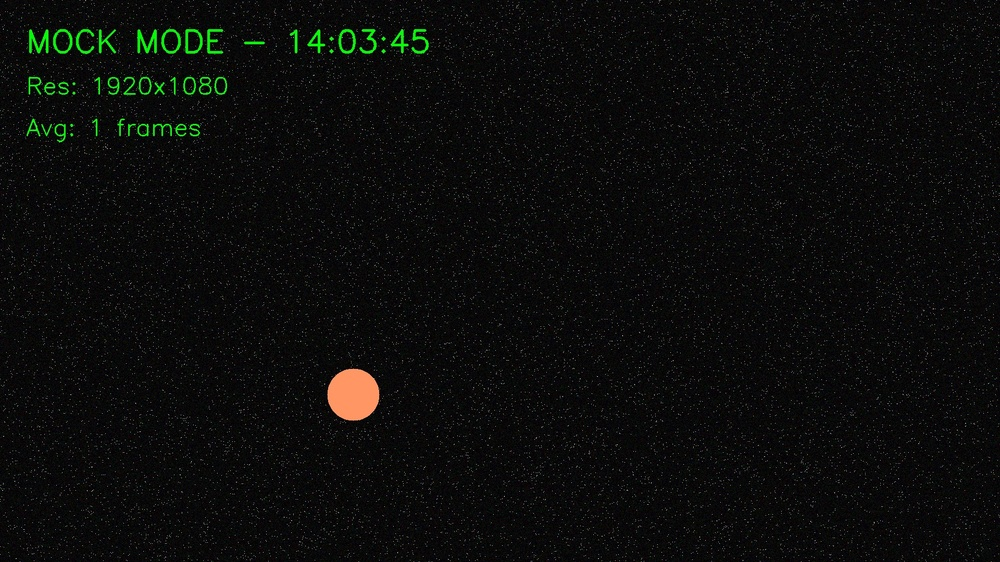
#> input picture captures/seq_20260330_140345_882.jpg, 1000 x 562 px, shrunk from 1920 x 1080 before the run
$ python -i detector.py   (imports and definitions only)
#> lines starting #> are read from the running program, lines starting #| are printed output that depends on the picture; after the words box and inside, x2 and y2 are one past the last pixel; in counts of white or black regions, pixels touching at a corner belong together
from typing import List, Tuple, Optional
import numpy as np
import cv2
from .models import AlignmentConfig


def find_bright_star_centroid(
    img: np.ndarray,
    min_snr: float = 3.0,
    min_peak_above_bg: float = 6.0,
    patch_radius: int = 15,
    search_center: Optional[Tuple[float, float]] = None,
    search_radius: Optional[int] = None,
) -> Optional[Tuple[float, float, float, float]]:
    """
    Locates the target star using blurred peak detection and sub-pixel center-of-mass centroiding.

    If search_center=(x, y) is specified, restricts the search to a local search window (lock box)
    and selects the candidate closest to the expected position, preventing confusion if another
    star of similar brightness is in the field of view.

    Args:
        img: Input image (BGR or grayscale, uint8/uint16/float).
        min_snr: Minimum peak-to-noise ratio to accept as a valid star.
        min_peak_above_bg: Minimum intensity increment above background.
        patch_radius: Radius around peak pixel for center-of-mass calculation.
        search_center: Optional (x, y) coordinates of expected star location.
        search_radius: Radius in pixels around search_center to search (default 80).

    Returns:
        (cx, cy, peak_val, bg_val) if a distinct star peak is detected, else None.
    """
#> called with min_snr = 3, min_peak_above_bg = 6, patch_radius = 15
    if img is None:
        return None

    if len(img.shape) == 3:
        gray = cv2.cvtColor(img, cv2.COLOR_BGR2GRAY)
    else:
        gray = img

    gray_f = gray.astype(np.float32)
    # Fast subsampled background estimation (700x faster than sorting 2M float32 array)
    sub = gray_f[::8, ::8]
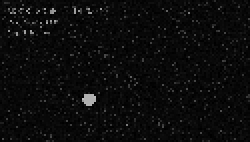
#> sub: shape (71, 125) float32 (shown 2 times larger); min 0, max 188, mean 11.8
    bg_val = float(np.median(sub))
#> bg_val = 8
    std_val = float(np.std(sub))
#> std_val = 17.74

    if std_val < 1e-4:
        return None

    # Gaussian blur (7x7, sigma=1.5) filters single-pixel sensor noise and hot pixels
    blurred = cv2.GaussianBlur(gray_f, (7, 7), 1.5)
    h, w = gray.shape[:2]
#> h = 562; w = 1000

    if search_center is not None:
        cx_exp, cy_exp = search_center
        sr = search_radius if search_radius is not None else 80
        x1 = max(0, int(cx_exp - sr))
        x2 = min(w, int(cx_exp + sr + 1))
        y1 = max(0, int(cy_exp - sr))
        y2 = min(h, int(cy_exp + sr + 1))

        roi = blurred[y1:y2, x1:x2]
        if roi.size == 0:
            return None

        # Detect local peaks inside search ROI
        dilated = cv2.dilate(roi, None)
        local_max = (roi == dilated) & (roi > bg_val + min_peak_above_bg)
        py, px = np.where(local_max)

        if len(py) > 0:
            # If multiple peaks exist in ROI, select the peak closest to expected search_center
            best_dist = float("inf")
            best_x0, best_y0 = None, None
            for r_y, r_x in zip(py, px):
                abs_x = x1 + r_x
                abs_y = y1 + r_y
                dist = (abs_x - cx_exp) ** 2 + (abs_y - cy_exp) ** 2
                if dist < best_dist:
                    best_dist = dist
                    best_x0, best_y0 = abs_x, abs_y
            x0, y0 = best_x0, best_y0
            max_val = float(blurred[y0, x0])
        else:
            _, roi_max, _, roi_loc = cv2.minMaxLoc(roi)
            x0 = x1 + roi_loc[0]
            y0 = y1 + roi_loc[1]
            max_val = float(roi_max)
    else:
        _, max_val, _, max_loc = cv2.minMaxLoc(blurred)
#> max_val = 176.2; max_loc = (361, 409)
        x0, y0 = max_loc
#> x0 = 361; y0 = 409

    peak_delta = max_val - bg_val
#> peak_delta = 168.2
    peak_snr = peak_delta / max(std_val, 1e-4)
#> peak_snr = 9.48

    if peak_snr < min_snr or peak_delta < min_peak_above_bg:
        return None

    h, w = gray.shape[:2]
    x_min = max(0, x0 - patch_radius)
#> x_min = 346
    x_max = min(w, x0 + patch_radius + 1)
#> x_max = 377
    y_min = max(0, y0 - patch_radius)
#> y_min = 394
    y_max = min(h, y0 + patch_radius + 1)
#> y_max = 425

    # Sub-pixel center-of-mass on background-subtracted patch
    patch = np.maximum(gray_f[y_min:y_max, x_min:x_max] - bg_val, 0.0)
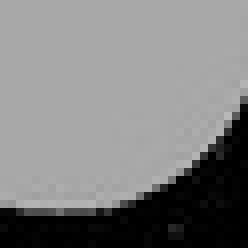
#> patch: shape (31, 31) float32 (shown 8 times larger); min 0, max 184, mean 127.5
    p_max = float(np.max(patch))
#> p_max = 184
    if p_max <= 0:
        return float(x0), float(y0), float(max_val), bg_val

    # Threshold patch at 15% of local peak to ignore distant background fluctuations
    patch_th = np.where(patch > 0.15 * p_max, patch, 0.0)
    total_mass = float(np.sum(patch_th))
#> total_mass = 122082
    if total_mass <= 0:
        return float(x0), float(y0), float(max_val), bg_val

    yy, xx = np.indices(patch.shape)
    cx = float(np.sum(xx * patch_th) / total_mass + x_min)
#> cx = 359.7
    cy = float(np.sum(yy * patch_th) / total_mass + y_min)
#> cy = 405.6

    return cx, cy, float(max_val), bg_val


class StarDetector:
    """
    Detects star centroids in images, with the brightest guide star first,
    followed by secondary stars sorted by intensity.
    """
    def __init__(self, config: Optional[AlignmentConfig] = None):
        self.config = config or AlignmentConfig()

    def detect(
        self,
        img_gray: np.ndarray,
        threshold: Optional[float] = None,
        min_dist: Optional[int] = None,
        max_candidates: Optional[int] = None
    ) -> List[Tuple[float, float]]:
        """
        Finds star centroids in img_gray. Prioritizes the brightest star as the
        first element, followed by secondary stars above the background noise floor.
        """
        if img_gray is None:
            return []

        th = threshold if threshold is not None else self.config.detection_threshold
        dist = min_dist if min_dist is not None else self.config.detection_min_dist
        max_c = max_candidates if max_candidates is not None else self.config.max_candidates
        win = self.config.centroid_window
        half_win = max(win // 2, 4)

        stars: List[Tuple[float, float]] = []

        # 1. First find the primary brightest guide star
        bright_res = find_bright_star_centroid(
            img_gray,
            min_snr=self.config.min_snr,
            min_peak_above_bg=self.config.min_peak_above_bg,
            patch_radius=self.config.patch_radius
        )
#> bright_res = (359.7, 405.6, 176.2, 8)
        if bright_res is not None:
            stars.append((bright_res[0], bright_res[1]))

        # 2. Search for additional stars using blurred dilation to filter sensor noise
        gray_f = img_gray.astype(np.float32)
        bg_val = float(np.median(gray_f))
#> bg_val = 8
        blurred = cv2.GaussianBlur(gray_f, (7, 7), 1.5)

        # Baseline-relative threshold to prevent thousands of false detections on gray background
        eff_th = bg_val + max(float(th), 4.0)
#> eff_th = 23
        dilated = cv2.dilate(blurred, None)
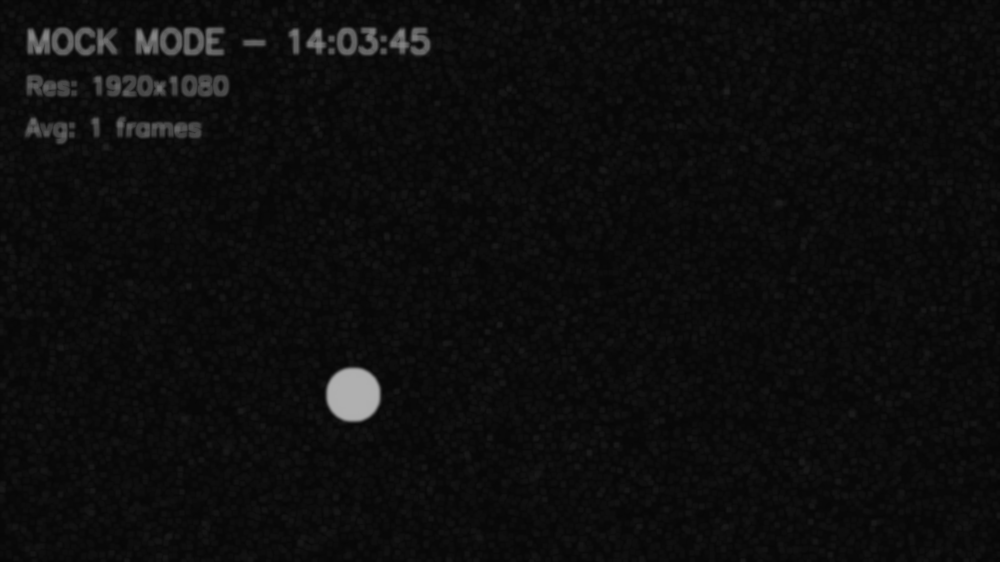
#> dilated: shape (562, 1000) float32; min 6.08, max 176.2, mean 14.2
        local_max = (blurred == dilated) & (blurred > eff_th)
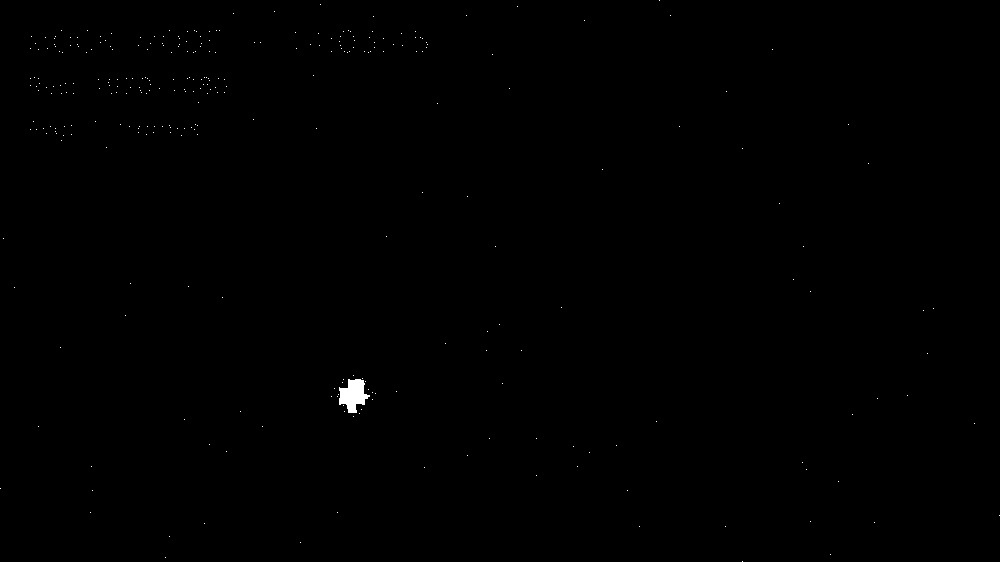
#> local_max: shape (562, 1000) bool; 0.17% white; 309 white regions (308 under 20 px), largest, box (x1, y1, x2, y2) and area: (339, 379, 370, 413) 646
        y_coords, x_coords = np.where(local_max)
#> y_coords = 954 values from 0 to 561; x_coords = 954 values, max 999 at index 943, min 0 at index 938, mean 330.1

        if len(y_coords) == 0:
            return stars

        intensities = blurred[y_coords, x_coords]
#> intensities = 954 values, max 176.2 at index 885, min 23.01 at index 951, mean 144
        sort_idx = np.argsort(intensities)[::-1][:max_c]
#> sort_idx = 300 values, max 914 at index 237, min 248 at index 2, mean 470.8

        h, w = img_gray.shape[:2]
#> h = 562; w = 1000
        dist_sq = float(dist ** 2)

        for idx in sort_idx:
            x = int(x_coords[idx])
            y = int(y_coords[idx])
            if x < half_win or x >= w - half_win or y < half_win or y >= h - half_win:
                continue

            # Non-Maximum Suppression against already found stars
            too_close = False
            for sx, sy in stars:
                if (x - sx) ** 2 + (y - sy) ** 2 < dist_sq:
                    too_close = True
                    break
            if too_close:
                continue

            # Compute sub-pixel centroid
            patch = np.maximum(gray_f[y - half_win : y + half_win + 1, x - half_win : x + half_win + 1] - bg_val, 0.0)
            p_max = float(np.max(patch))
            if p_max <= 0:
                stars.append((float(x), float(y)))
                continue

            patch_th = np.where(patch > 0.15 * p_max, patch, 0.0)
            patch_sum = float(np.sum(patch_th))
            if patch_sum > 0:
                yy, xx = np.indices(patch.shape)
                cx = float(np.sum(xx * patch_th) / patch_sum + (x - half_win))
                cy = float(np.sum(yy * patch_th) / patch_sum + (y - half_win))
                stars.append((cx, cy))
            else:
                stars.append((float(x), float(y)))
#> this loop made 300 passes
#> (idx, x, y, p_max, patch_sum, cx, cy) on passes 2, 3, 4, 6, 8, 9, 10, 11, 12, 14, 16, 17: (250, 343, 379, 182, 36629, 343.2, 379.2), (248, 353, 375, 179, 34942, 353, 375.6), (393, 334, 388, 181, 33922, 334.7, 388.3), (544, 375, 393, 176, 27827, 373, 393.1), (444, 368, 389, 179, 37793, 368, 389), (896, 344, 411, 179, 35687, 344.3, 410.6), (720, 372, 399, 179, 34217, 371.3, 398.8), (605, 337, 396, 170, 37765, 337, 396), (249, 362, 378, 178, 36203, 361.8, 378.3), (840, 343, 405, 173, 37782, 343, 405), (491, 361, 391, 169, 37801, 361, 391), (503, 348, 392, 168, 37800, 348, 392)
#> (x, y, p_max, patch_sum, cx, cy) on passes 107, 173, 178, 180, 193, 198: (366, 394, 169, 37801, 366, 394), (357, 380, 172, 37782, 357, 380), (356, 410, 173, 37786, 356, 410), (350, 380, 172, 37794, 350, 380), (352, 386, 168, 37800, 352, 386), (363, 385, 170, 37795, 363, 385)
#> after the loop, stars = 24 items, first 6: (359.7, 405.6), (343.2, 379.2), (353, 375.6), (334.7, 388.3), (373, 393.1), (368, 389)

        return stars


def detect_stars(img_gray: np.ndarray, threshold: float = 15, min_dist: int = 5) -> List[Tuple[float, float]]:
    """Helper function for standalone star detection."""
    return StarDetector().detect(img_gray, threshold=threshold, min_dist=min_dist)

>>> import cv2
>>> picture = cv2.imread('../../captures/seq_20260330_140345_882.jpg', cv2.IMREAD_GRAYSCALE)
>>> result = StarDetector().detect(picture)
#> result has the same summary as stars in detect

$ run again, on captures/seq_20260330_140721_859.jpg
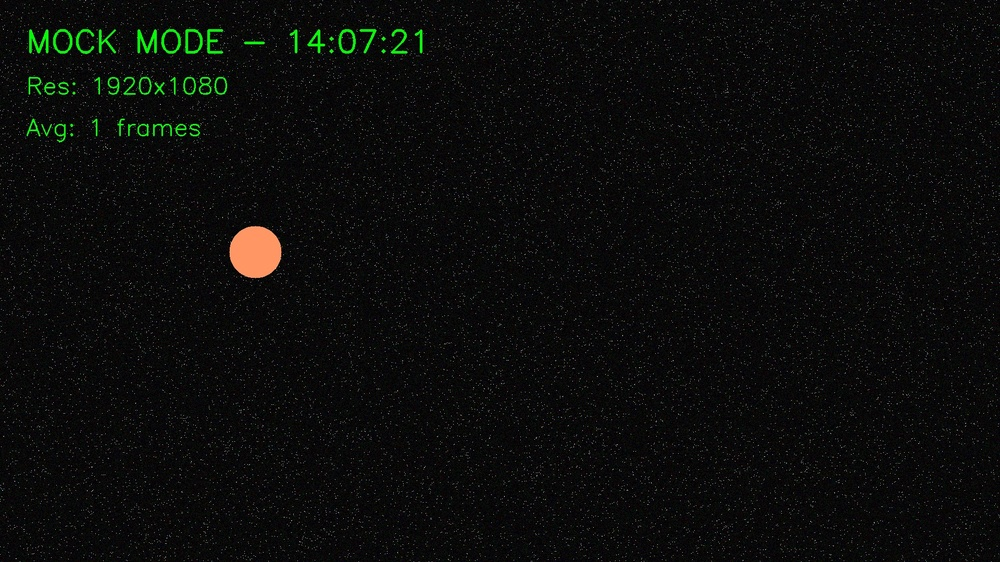
#> input picture captures/seq_20260330_140721_859.jpg, 1000 x 562 px, shrunk from 1920 x 1080 before the run
#> in find_bright_star_centroid, `bg_val = float(np.median(sub))`: bg_val = 8
#> std_val = 17.61
#> max_val = 176.2; max_loc = (273, 248)
#> x0 = 273; y0 = 248
#> peak_delta = 168.2
#> peak_snr = 9.55
#> x_min = 258
#> x_max = 289
#> y_min = 233
#> y_max = 264
#> in find_bright_star_centroid, `patch = np.maximum(gray_f[y_min:y_max, x_min:x_max] - bg_val, 0.0)`:
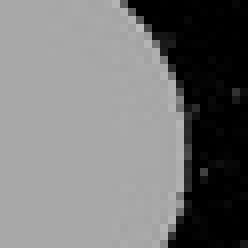
#> patch: shape (31, 31) float32 (shown 8 times larger); min 0, max 186, mean 117.7
#> in find_bright_star_centroid, `p_max = float(np.max(patch))`: p_max = 186
#> total_mass = 112462
#> in find_bright_star_centroid, `cx = float(np.sum(xx * patch_th) / total_mass + x_min)`: cx = 268.4
#> in find_bright_star_centroid, `cy = float(np.sum(yy * patch_th) / total_mass + y_min)`: cy = 248.6
#> bright_res = (268.4, 248.6, 176.2, 8)
#> in detect, `bg_val = float(np.median(gray_f))`: bg_val = 8
#> eff_th = 23
#> in detect, `local_max = (blurred == dilated) & (blurred > eff_th)`:
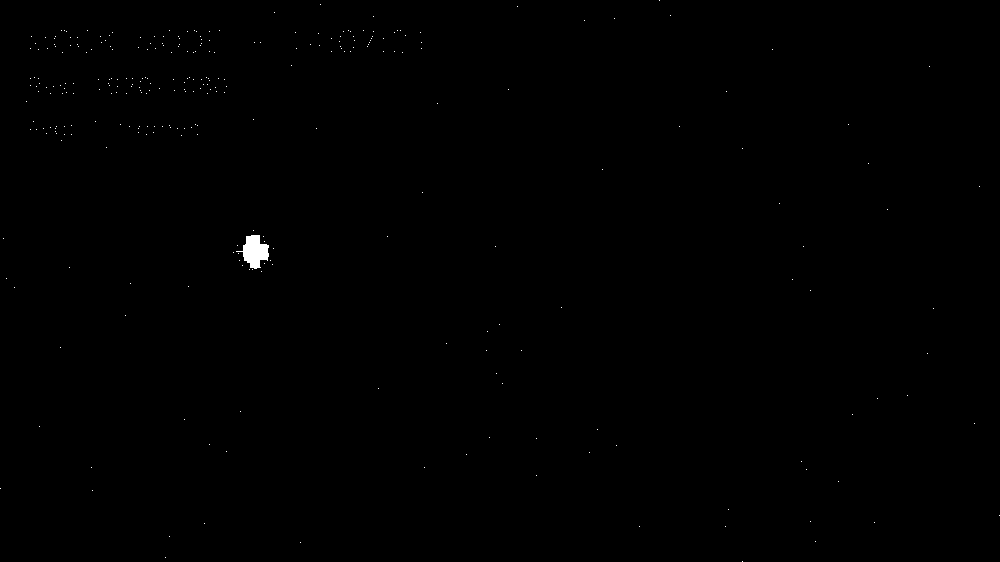
#> local_max: shape (562, 1000) bool; 0.17% white; 303 white regions (302 under 20 px), largest, box (x1, y1, x2, y2) and area: (236, 235, 269, 269) 626
#> y_coords = 928 values from 0 to 561; x_coords = 928 values, max 999 at index 917, min 0 at index 914, mean 260.5
#> intensities = 928 values, max 176.2 at index 482, min 23.08 at index 882, mean 143.5
#> sort_idx = 300 values, max 873 at index 2, min 243 at index 230, mean 476.8
#> the loop in detect, `for idx in sort_idx:` made 300 passes
#> (idx, x, y, p_max, patch_sum, cx, cy) on passes 2 to 9: (376, 237, 245, 185, 35840, 237.3, 245.3), (873, 261, 271, 181, 32757, 260.7, 270.1), (786, 270, 260, 177, 37395, 269.9, 259.9), (768, 239, 260, 182, 36794, 239.2, 259.8), (823, 264, 263, 169, 37783, 264, 263), (252, 263, 236, 175, 37164, 262.9, 236.1), (325, 264, 241, 169, 37776, 264, 241), (591, 238, 253, 178, 37779, 238, 253)
#> after the loop in detect, `for idx in sort_idx:`: stars = [(268.4, 248.6), (237.3, 245.3), (260.7, 270.1), (269.9, 259.9), (239.2, 259.8), (264, 263), (262.9, 236.1), (264, 241), (238, 253), (252, 269), (260, 249), (248, 249), (255, 249), (258, 238), (243, 250), (252, 253), (250, 238), (258, 265), (259, 244), (253, 244), (248, 244)]
#> result has the same summary as stars in detect
